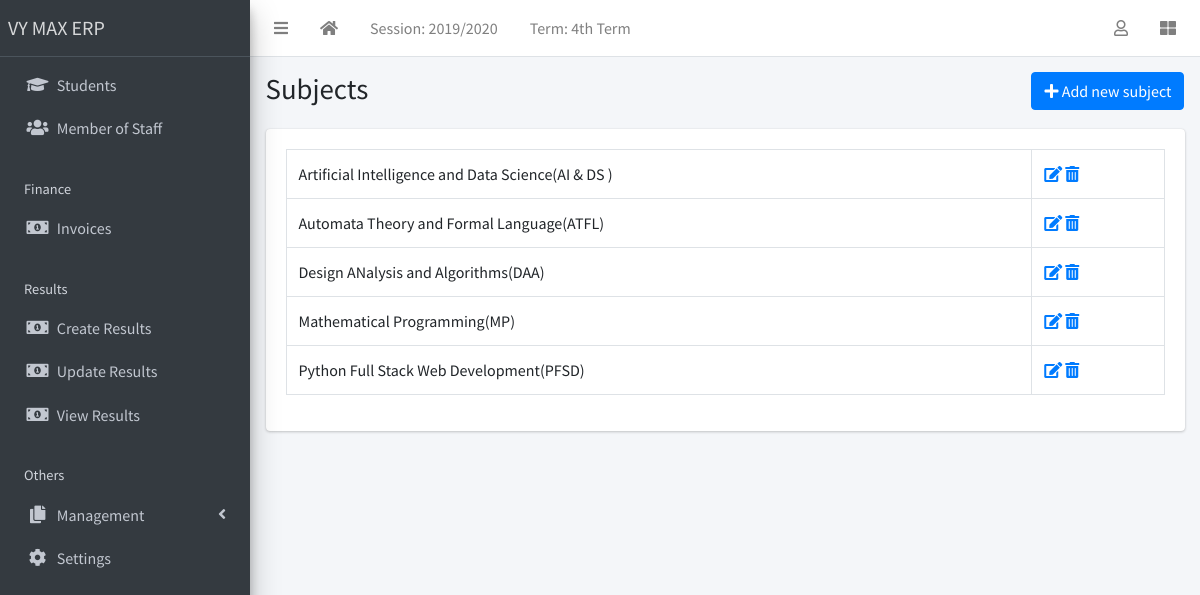
The app's page /subject/list/ (signed in) with its own data.
### apps/corecode/models.py (models this page shows, shortened)
class AcademicSession(models.Model):
    name = models.CharField(max_length=200, unique=True)
    current = models.BooleanField(default=True)
    class Meta:
        ordering = ["-name"]

class AcademicTerm(models.Model):
    name = models.CharField(max_length=20, unique=True)
    current = models.BooleanField(default=True)
    class Meta:
        ordering = ["name"]

class Subject(models.Model):
    name = models.CharField(max_length=200, unique=True)
    class Meta:
        ordering = ["name"]
    def __str__(self):
        return self.name

### apps/corecode/views.py (the view)
# urls.py: path("subject/list/", SubjectListView.as_view(), name="subjects"),
class SubjectListView(LoginRequiredMixin, SuccessMessageMixin, ListView):
    model = Subject
    template_name = "corecode/subject_list.html"
    def get_context_data(self, **kwargs):
        context = super().get_context_data(**kwargs)
        context["form"] = SubjectForm()
        return context

### apps/corecode/context_processors.py (called while the page is built)
def site_defaults(request):
    current_session = AcademicSession.objects.get(current=True)
    current_term = AcademicTerm.objects.get(current=True)
    vals = SiteConfig.objects.all()
    contexts = {
        "current_session": current_session.name,
        "current_term": current_term.name,
    }
    for val in vals:
        contexts[val.key] = val.value
    return contexts

### apps/corecode/templates/corecode/subject_list.html (shortened to what this page needs)
{% extends 'base.html' %}
{% load widget_tweaks %}
{% block title %}
Subjects
{% endblock title %}
{% block breadcrumb %}
  <a class="btn btn-primary" href="#" data-toggle="modal" data-target="#modal1">
    <i class="fa fa-plus"></i>
    Add new subject
  </a>
{% endblock breadcrumb %}
{% block content %}
  <div class="row">
    <div class="col-sm-12">
        <table class="table table-bordered">
          <tbody>
            {% for object in object_list %}
            <tr>
              <td>{{ object }}</td>
              <td><a href="{% url 'subject-update' object.id %}"><i
                    class="fa fa-edit"></i></a> <a
                  href="{% url 'subject-delete' object.id %}"><i
                    class="fa fa-trash-alt"></i></a></td>
            </tr>
            {% endfor %}
          </tbody>
        </table>
    </div>
  </div>
{% endblock content %}

### templates/base.html (shortened to what this page needs)
{% load static %}
<!DOCTYPE html>
<html lang="en">
<head>
  <link rel="stylesheet" href="{% static 'plugins/fontawesome-free/css/all.min.css' %}">
  <link rel="stylesheet" href="{% static 'plugins/toastr/toastr.min.css' %}">
  <link rel="stylesheet"
    href="{% static 'plugins/overlayScrollbars/css/OverlayScrollbars.min.css' %}">
  <link rel="stylesheet" href="{% static 'plugins/Datatables/datatables.min.css' %}" />
  <link rel="stylesheet" href="{% static 'dist/css/adminlte.min.css' %}">
</head>
<body
  class="hold-transition sidebar-mini layout-fixed layout-navbar-fixed layout-footer-fixed">
  <div class="wrapper">
    <nav class="main-header navbar navbar-expand navbar-white navbar-light">
      <ul class="navbar-nav">
        <li class="nav-item">
          <a class="nav-link" data-widget="pushmenu" href="#" role="button"><i
              class="fas fa-bars"></i></a>
        </li>
        <li class="nav-item d-none d-sm-inline-block">
          <a href="{% url 'home' %} " class="nav-link"><i class="fa fa-home"></i></a>
        </li>
        <li class="nav-item d-none d-sm-inline-block">
          <a href="{% url 'current-session' %}" class="nav-link">Session: {{ current_session }}</a>
        </li>
        <li class="nav-item d-none d-sm-inline-block">
          <a href="{% url 'current-session' %}" class="nav-link">Term: {{ current_term }}</a>
        </li>
      </ul>
      <ul class="navbar-nav ml-auto">
        <li class="nav-item dropdown">
          <a class="nav-link" data-toggle="dropdown" href="#">
            <i class="far fa-user"></i>
          </a>
        </li>
        <li class="nav-item">
          <a class="nav-link" data-widget="control-sidebar" data-slide="true"
            href="#" role="button"><i class="fas fa-th-large"></i></a>
        </li>
      </ul>
    </nav>
    <aside class="main-sidebar sidebar-dark-primary elevation-4">
      <a href="{% url 'home' %}" class="brand-link">VY MAX ERP</a>
      <div class="sidebar">
        <nav class="mt-2">
          <ul class="nav nav-pills nav-sidebar flex-column"
            data-widget="treeview" role="menu" data-accordion="false">
            <li class="nav-item">
              <a href="{% url 'student-list' %}" class="nav-link">
                <i class="nav-icon fas fa-graduation-cap"></i>
                <p>
                  Students
                </p>
              </a>
            </li>
            <li class="nav-item">
              <a href="{% url 'staff-list' %}" class="nav-link">
                <i class="nav-icon fas fa-users"></i>
                <p>
                  Member of Staff
                </p>
              </a>
            </li>
            <li class="nav-header">Finance</li>
            <li class="nav-item">
              <a href="{% url 'invoice-list' %}" class="nav-link">
                <i class="nav-icon fas fa-money-bill-alt"></i>
                <p>
                  Invoices
                </p>
              </a>
            </li>
            <li class="nav-header">Results</li>
            <li class="nav-item">
              <a href="{% url 'create-result' %}" class="nav-link">
                <i class="nav-icon fas fa-money-bill-alt"></i>
                <p>
                  Create Results
                </p>
              </a>
            </li>
            <li class="nav-item">
              <a href="{% url 'edit-results' %}" class="nav-link">
                <i class="nav-icon fas fa-money-bill-alt"></i>
                <p>
                  Update Results
                </p>
              </a>
            </li>
            <li class="nav-item">
              <a href="{% url 'view-results' %}" class="nav-link">
                <i class="nav-icon fas fa-money-bill-alt"></i>
                <p>
                  View Results
                </p>
              </a>
            </li>
            <li class="nav-header">Others</li>
            <li class="nav-item has-treeview">
              <a href="#" class="nav-link">
                <i class="nav-icon fas fa-copy"></i>
                <p>
                  Management
                  <i class="fas fa-angle-left right"></i>
                </p>
              </a>
            </li>
            <li class="nav-item">
              <a href="{% url 'configs' %}" class="nav-link">
                <i class="nav-icon fas fa-cog"></i>
                <p>
                  Settings
                </p>
              </a>
            </li>
          </ul>
        </nav>
      </div>
    </aside>
    <div class="content-wrapper">
      <section class="content-header">
        <div class="container-fluid">
          <div class="row mb-1">
            <div class="col-sm-8">
              <h1>{% block title %}{% endblock title %}</h1>
            </div>
            <div class="col-sm-4">
              <ol class="breadcrumb float-sm-right">
                <li class="breadcrumb-item">{% block breadcrumb %}{% endblock breadcrumb %}</li>
              </ol>
            </div>
          </div>
        </div>
      </section>
      <section class="content">
        <div class="container-fluid">
          <div class="row">
            <div class="col-md-12">
              {% block fullcard %}
              <div class="card">
                <div class="card-body">
                  <div class="row">
                    <div class="col">
                      {% block content %}
                      {% endblock content %}
                    </div>
                  </div>
                </div>
              </div>
              {% endblock fullcard %}
            </div>
          </div>
        </div>
      </section>
    </div>
  </div>
</body>
</html>

### records on screen
AcademicSession: name "2019/2020"
AcademicTerm: name "4th Term"
Subject: name "Artificial Intelligence and Data Science(AI & DS )"
Subject: name "Automata Theory and Formal Language(ATFL)"
Subject: name "Design ANalysis and Algorithms(DAA)"
Subject: name "Mathematical Programming(MP)"
Subject: name "Python Full Stack Web Development(PFSD)"
